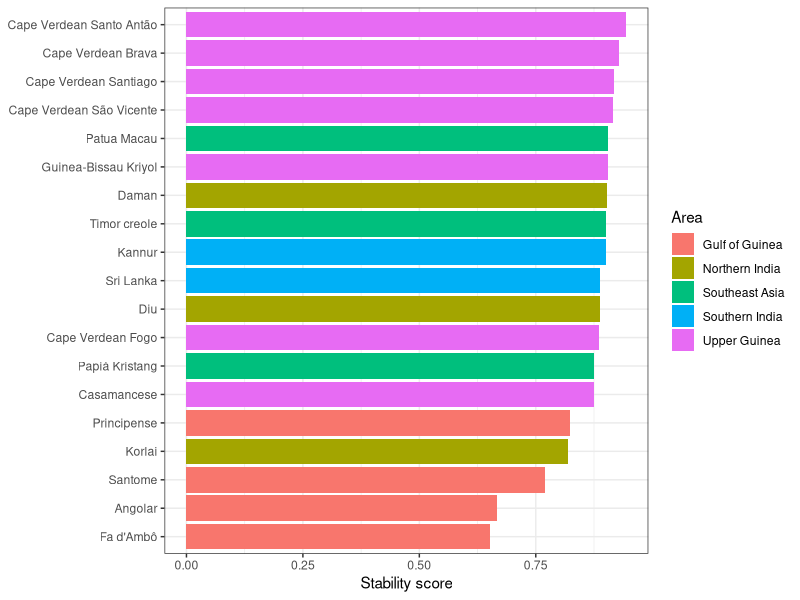
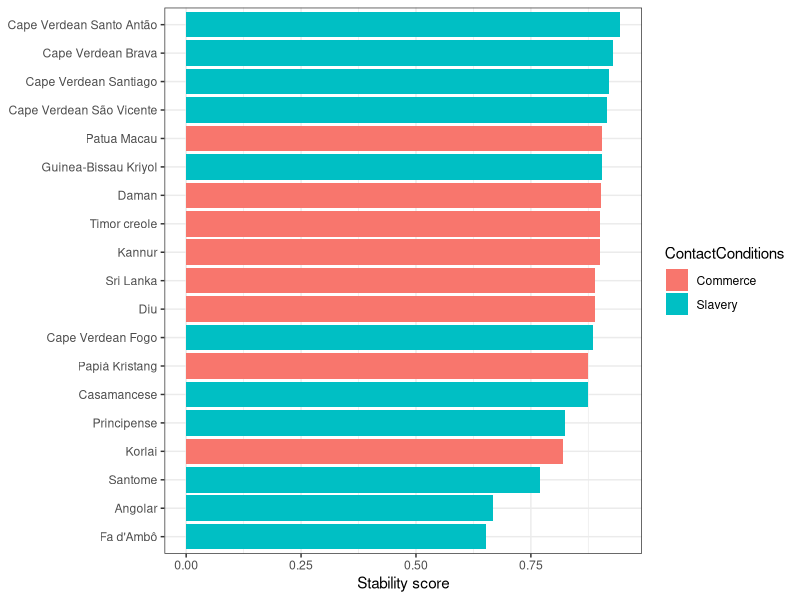
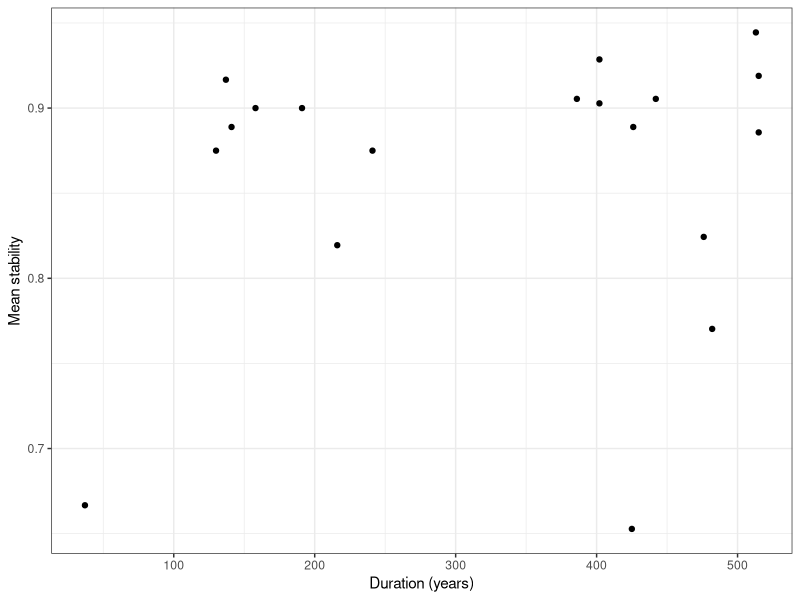
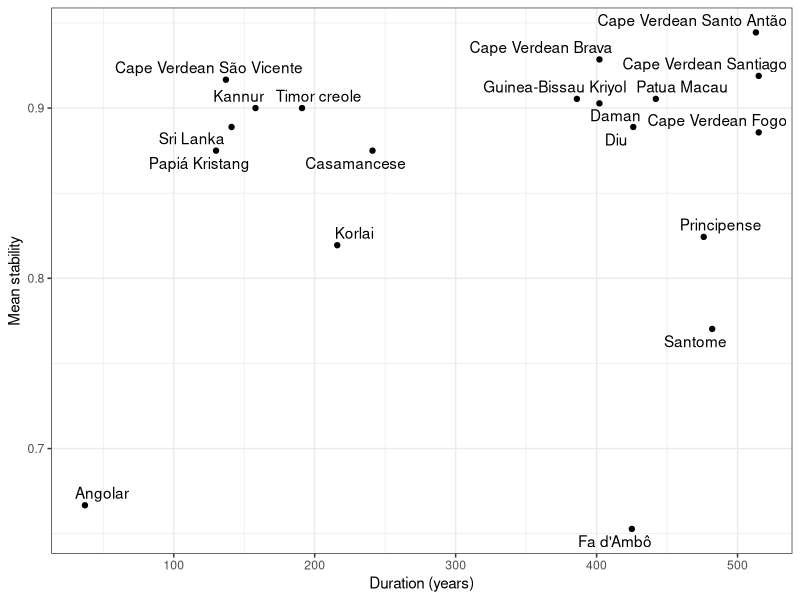
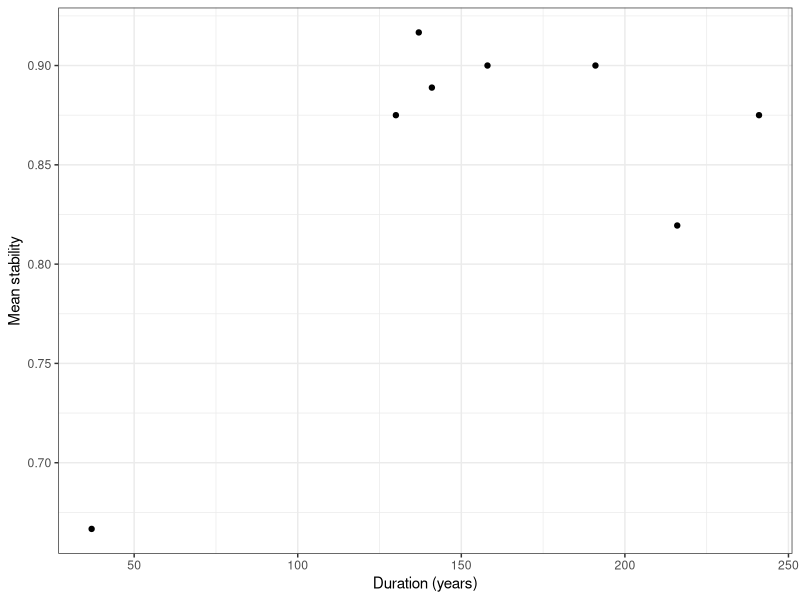
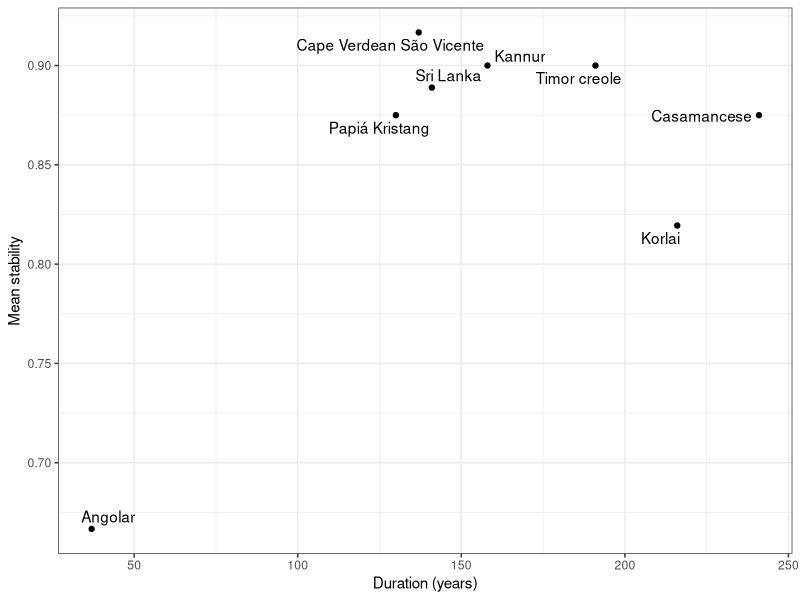
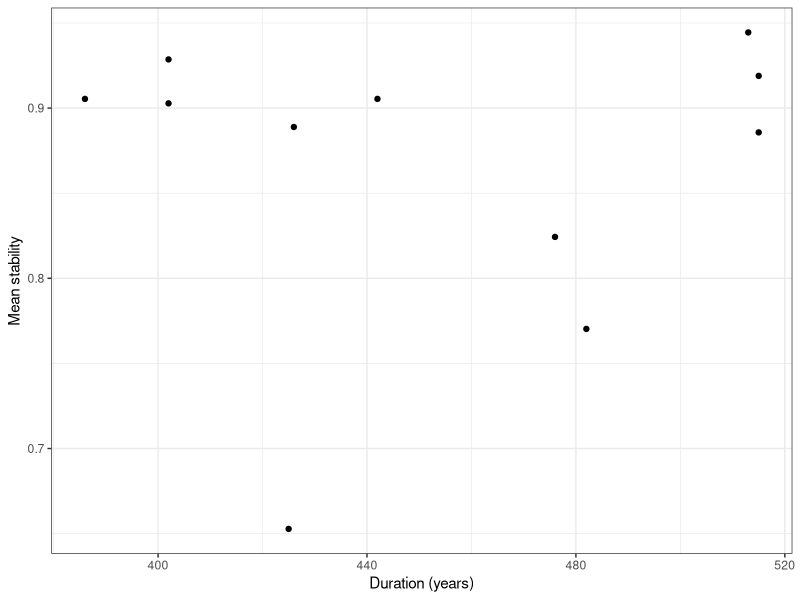
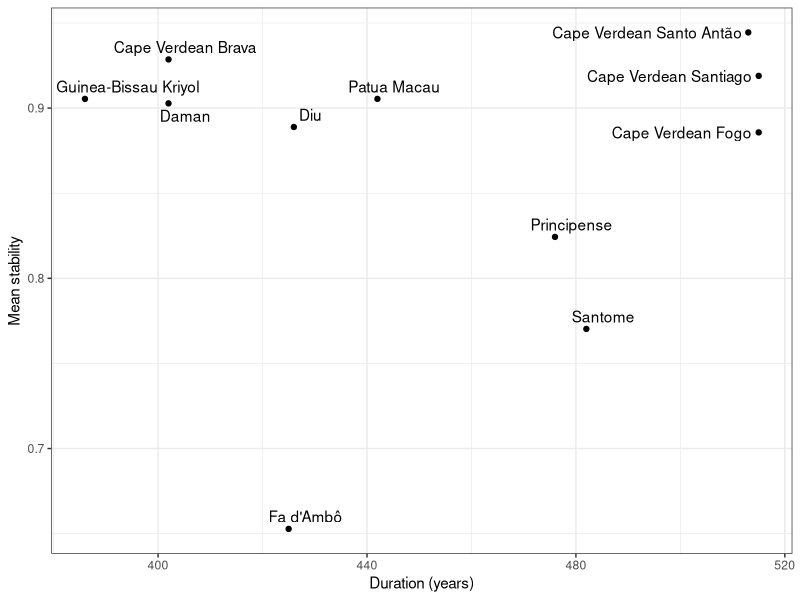

Recreate these plots in R, in order. (Note: this script raises an error after producing the figures.)
## ---- chunk 1
library(tidyverse)
library(knitr)
library(ggrepel)
library(lmerTest)
library(mgcv)

# Set the theme for all figures
theme_set(theme_bw())
## ---- chunk 2
database <- read_csv("database.csv")
## ---- chunk 3
database %>%
  head() %>%
  kable()
## ---- chunk 4
database$duration <- database$`EndOfInfluence` - database$`FirstMajorSettlement`
## ---- chunk 5
database <- mutate(database, GlobalStability = (PlaceStability + MannerStability) / 2)
## ---- chunk 6
database <- database %>% 
  mutate(duration_group = ifelse(duration <= 250, "short", "long"))
## ---- chunk 7
database <- database %>% 
  mutate(categorical_stability = ifelse(PlaceStability == 1 & MannerStability == 1, 
                                        "no manner/no place", NA))

database <- database %>% 
  mutate(categorical_stability = ifelse(PlaceStability == 1 & MannerStability == 0, 
                                        "manner/no place", categorical_stability))

database <- database %>% 
  mutate(categorical_stability = ifelse(PlaceStability == 0 & MannerStability == 1, 
                                        "no manner/place", categorical_stability))

database <- database %>% 
  mutate(categorical_stability = ifelse(PlaceStability == 0 & MannerStability == 0, 
                                        "manner/place", categorical_stability))

table(database$categorical_stability)
## ---- chunk 8
creole_stability <- database %>%
  group_by(Language, Area, duration, duration_group, ContactConditions) %>%
  summarize(MeanStability = mean(GlobalStability, na.rm = TRUE))
  
write_csv(creole_stability, 'creole_stability.csv')
## ---- chunk 9
ggplot(creole_stability) +
  geom_bar(aes(x = MeanStability, y = reorder(Language, MeanStability), fill = Area),
    stat = "identity", show.legend = TRUE) +
  theme(axis.title.y = element_blank()) +
  labs(x = "Stability score")
## ---- chunk 10
table(creole_stability$Area)
## ---- chunk 11
ggplot(creole_stability) +
  geom_bar(aes(x = MeanStability, y = reorder(Language, MeanStability), 
               fill = ContactConditions), stat = "identity", show.legend = TRUE
  ) +
  theme(axis.title.y = element_blank()) +
  labs(x = "Stability score")
## ---- chunk 12
ggplot(creole_stability, aes(x = duration, y = MeanStability)) +
  geom_point() +
  xlab("Duration (years)") +
  ylab("Mean stability")
## ---- chunk 13
ggplot(creole_stability, aes(x = duration, y = MeanStability)) +
  geom_point() +
  geom_text_repel(aes(label = creole_stability$Language)) +
  xlab("Duration (years)") +
  ylab("Mean stability")
## ---- chunk 14
msd <- lm(MeanStability ~ duration, data = creole_stability)
summary(msd)
## ---- chunk 15
tmp_short <- creole_stability %>% filter(duration <= 250)
tmp_long <- creole_stability %>% filter(duration > 250)
## ---- chunk 16
ggplot(tmp_short, aes(x = duration, y = MeanStability)) +
  geom_point() +
  xlab("Duration (years)") +
  ylab("Mean stability")

ggplot(tmp_short, aes(x = duration, y = MeanStability)) +
  geom_point() +
  geom_text_repel(aes(label = tmp_short$Language)) +
  xlab("Duration (years)") +
  ylab("Mean stability")
## ---- chunk 17
ggplot(tmp_long, aes(x = duration, y = MeanStability)) +
  geom_point() +
  xlab("Duration (years)") +
  ylab("Mean stability")

ggplot(tmp_long, aes(x = duration, y = MeanStability)) +
  geom_point() +
  geom_text_repel(aes(label = tmp_long$Language)) +
  xlab("Duration (years)") +
  ylab("Mean stability")
## ---- chunk 18
msd <- lm(MeanStability ~ duration + duration_group * duration, data = creole_stability)
summary(msd)
## ---- chunk 19
ggplot(creole_stability, aes(x = duration, y = MeanStability, color = duration_group)) +
  geom_smooth(method = "lm") +
  geom_point() +
  xlab("Duration (years)") +
  ylab("Mean stability") +
  labs(color = "Duration group")
## ---- chunk 20
# Factorize duration_group
creole_stability$duration_group <- as.factor(creole_stability$duration_group)

# Model with an interaction between duration_group and duration
# (with maximum of cubic-spline fit)
msd.gam <- gam(MeanStability ~ duration_group + s(duration, k = 3) + 
                 s(duration, by = duration_group, k = 3), data = creole_stability)

summary(msd.gam)

plot(msd.gam, all.terms = T, shade = T, pages = 1)

qqnorm(resid(msd.gam))
qqline(resid(msd.gam))

msd.gam.trimmed <- gam(MeanStability ~ duration_group + s(duration, k = 3) 
                       + s(duration, by = duration_group, k = 3), 
                       data = creole_stability %>% filter(MeanStability > 0.7))

summary(msd.gam.trimmed)

plot(msd.gam.trimmed, sel = 1, shade = T, ylab = "Effect on mean stability", 
     xlab = "Duration of influence", residuals = T, main = "Main effect of duration", 
     cex = 5, pch = ".", col = "dodgerblue")
abline(h = 0, lty = 2, col = "red")

plot(msd.gam.trimmed, sel = 2, shade = T, ylab = "Effect on mean stability", 
     xlab = "Duration of influence", main = "Long-term influence", col = "dodgerblue")
abline(h = 0, lty = 2, col = "red")

plot(msd.gam.trimmed, sel = 3, shade = T, ylab = "Effect on mean stability", 
     xlab = "Duration of influence", main = "Short-term influence", col = "dodgerblue")
abline(h = 0, lty = 2, col = "red")

# (dotted lines indicate error)
plot(msd.gam.trimmed, all.terms = T, sel = 4, ylab = "Effect on mean stability", 
     xlab = "Duration group", main = "Main effect of duration group")

# checking out the model performance
qqnorm(resid(msd.gam.trimmed))
qqline(resid(msd.gam.trimmed)) # meh
## ---- chunk 21
ggplot(database, aes(duration, MannerStability, colour = duration_group)) +
  geom_point() +
  geom_smooth(method = "lm") +
  facet_wrap(~Class) +
  xlab("Duration (years)") +
  ylab("Manner stability") +
  labs(color = "Duration")
## ---- chunk 22
ggplot(database, aes(duration, GlobalStability, colour = duration_group)) +
  geom_point() +
  geom_smooth() +
  facet_wrap(~Class) +
  xlab("Duration (years)") +
  ylab("Global stability") +
  labs(color = "Duration")
## ---- chunk 23
ggplot(database, aes(duration, PlaceStability, colour = duration_group)) +
  geom_point() +
  geom_smooth(method = "lm") +
  facet_wrap(~LexifierPhoneme) +
  xlab("Duration (years)") +
  ylab("Place stability") +
  labs(color = "Duration")
## ---- chunk 24
ggplot(database, aes(duration, MannerStability, colour = duration_group)) +
  geom_point() +
  geom_smooth() +
  facet_wrap(~LexifierPhoneme) +
  xlab("Duration (years)") +
  ylab("Mean stability") +
  labs(color = "Duration")
## ---- chunk 25
ggplot(database, aes(duration, GlobalStability, colour = duration_group)) +
  geom_point() +
  geom_smooth() +
  facet_wrap(~LexifierPhoneme) +
  xlab("Duration (years)") +
  ylab("Global stability") +
  labs(color = "Duration")
## ---- chunk 26
place_results <- database %>%
  group_by(LexifierPhoneme) %>%
  summarize(mplace = mean(PlaceStability, na.rm = TRUE))
manner_results <- database %>%
  group_by(LexifierPhoneme) %>%
  summarize(mmanner = mean(MannerStability, na.rm = TRUE))

consonant_stability <- left_join(place_results, manner_results, by = "LexifierPhoneme")

class <- c("stop", "stop", "fricative", "stop", "stop", "lateral","nasal", "nasal", "stop", "rhotic","fricative", "stop","affricate", "fricative", "fricative","nasal", "rhotic", "lateral", "fricative")

consonant_stability_class <- cbind(consonant_stability, class)
## ---- chunk 27
ggplot(consonant_stability, aes(y = mmanner, x = mplace)) +
  geom_point(position = "dodge", aes(color = class)) +
  geom_text_repel(aes(label = LexifierPhoneme), size = 4) +
  xlab("Mean stability (place of articulation)") +
  ylab("Mean stability (manner of articulation)") +
  labs(color = "Segment class")
## ---- chunk 28
lm_manner_place <- lm(mplace~mmanner, data=consonant_stability)

summary(lm_manner_place)

manner_place_lmplot <- ggplot(consonant_stability, aes(y = mmanner, x = mplace, label = LexifierPhoneme)) +
  geom_point(position= "dodge") + 
  geom_smooth(method = lm)+
  geom_text(aes(label=LexifierPhoneme), hjust=3, vjust=0)

print(manner_place_lmplot + labs(y = "Manner Stability", x = "Place Stability"))
## ---- chunk 29
consonant_global_stability <- mutate(consonant_stability_class, 
                                     mglobal = (mmanner + mplace) / 2)

write.csv(consonant_global_stability, "consonant_global_stability.csv", row.names=FALSE)

ggplot(consonant_global_stability) +
  geom_bar(aes(
    x = mglobal,
    y = reorder(LexifierPhoneme, mglobal),
    fill = class
  ), stat = "identity", show.legend = TRUE) +
  labs(x = "Stability score", y = "Phoneme", fill = "Manner")
## ---- chunk 30

ggplot(consonant_global_stability, aes(x = class, y = mglobal, fill = class)) +
  geom_smooth(method = "lm") +
  geom_violin() +
   geom_dotplot(binaxis = "y",
               stackdir = "center",
               dotsize = 0.5)
## ---- chunk 31
ggplot(consonant_global_stability, aes(x = class, y = mmanner, fill = class)) +
  geom_smooth(method = "lm") +
  geom_violin() +
   geom_dotplot(binaxis = "y",
               stackdir = "center",
               dotsize = 0.5) +
  theme(legend.position="none") +
 stat_summary(fun.y=mean, geom="point", size=2, shape=16)
## ---- chunk 32

place <- c("labial", "alveolar", "labiodental", "velar", "velar", "alveolar", "labial", "alveolar", "labial", "alveolar", "alveolar", "alveolar", "palatal", "labiodental", "alveolar", "palatal", "alveolar", "palatal", "palatal")

consonant_stability_place <- cbind(consonant_global_stability, place)

ggplot(consonant_stability_place, aes(x = place, y = mglobal, fill = place)) +
  geom_smooth(method = "lm") +
  geom_violin() +
   geom_dotplot(binaxis = "y",
               stackdir = "center",
               dotsize = 0.5) +
  theme(legend.position="none")

## ---- chunk 33
ggplot(consonant_stability_place, aes(x = place, y = mplace, fill = place)) +
  geom_smooth(method = "lm") +
  geom_violin()  +
   geom_dotplot(binaxis = "y",
               stackdir = "center",
               dotsize = 0.5)  +
  theme(legend.position="none") +
  ylab("Place stability score") +
  xlab("Place of articulation") +
 stat_summary(fun.y=mean, geom="point", size=2, shape=16)
## ---- chunk 34
# qplot(x = duration, y = MeanStability, data = consonant_global_stability, color = duration_group) +
#  geom_smooth(method = "lm") 
## ---- chunk 35
# Factorizing
mod.db <- database %>%
  as.data.frame() %>%
  mutate(
    categorical_stability = as.factor(categorical_stability),
    Lexifier = as.factor(Lexifier),
    CreolePhoneme = as.factor(CreolePhoneme),
    Language = as.factor(Language)
  )

# Remove singletons/doubletons
# goodies = names(table(mod.db$CreolePhoneme)>2)

# mod.db = mod.db %>%
#         filter(CreolePhoneme %in% goodies)
## ---- chunk 36
plot(mod.db$categorical_stability, mod.db$duration, notch = T)
## ---- chunk 37
table(mod.db$categorical_stability)

# Place stability
cat.mod.place <- glmer(PlaceStability ~ log(duration) + (1 | CreolePhoneme), 
                       data = mod.db, family = "binomial")

summary(cat.mod.place)

# Manner stability
cat.mod.manner <- glmer(MannerStability ~ log(duration) + (1 | CreolePhoneme), 
                        data = mod.db, family = "binomial")

summary(cat.mod.manner)

# Duration group
cat.mod.group <- glmer(as.factor(duration_group) ~ PlaceStability + 
                         MannerStability + (1 | CreolePhoneme), 
                       data = mod.db, family = "binomial", nAGQ = 0)

summary(cat.mod.group)
## ---- chunk 38
data_by_position <- database %>%
  select(Position, LexifierPhoneme, PlaceStability, MannerStability) %>%
  mutate(Position = tolower(Position))

data_by_position$PlaceStability <- as.numeric(data_by_position$PlaceStability)

data_by_position$MannerStability <- as.numeric(data_by_position$MannerStability)
## ---- chunk 39
position_stability <- mutate(data_by_position, GlobalStability = 
                               (PlaceStability + MannerStability) / 2)

position_results <- position_stability %>%
  group_by(LexifierPhoneme, Position) %>%
  summarize(m = mean(GlobalStability, na.rm = TRUE))
## ---- chunk 40
position_results$Position <- factor(position_results$Position, 
                                    levels = c("word-initial", 
                                               "word-medial", 
                                               "word-final"))

ggplot(position_results, aes(x = LexifierPhoneme, y = m, fill = Position)) +
  geom_col(position = position_dodge2(width = 0.9, preserve = "single")) +
  theme(
    axis.title.x = element_blank(),
    axis.title.y = element_blank()
  ) +
  labs(x = "Lexifier phoneme", y = "Mean stability", fill = "Word position")
## ---- chunk 41
ggplot(position_results) +
  geom_bar(
    aes(
      x = m,
      y = reorder(LexifierPhoneme, m),
      fill = Position
    ),
    stat = "identity",
    show.legend = TRUE,
    position = "dodge2"
  ) +
  labs(x = "Stability score", y = "Phoneme", fill = "Word position")
## ---- chunk 42
position_results1 <- position_results %>% 
  pivot_wider(names_from = Position, values_from = m)

different_position <- subset(position_results1, position_results1$`word-initial` 
                             != position_results1$`word-medial` | 
                               position_results1$`word-final` 
                             != position_results1$`word-medial`)

different_position_results <- different_position %>% 
  pivot_longer(c(`word-initial`, `word-medial`, `word-final`), 
               names_to = "Position", values_to = "m")

different_position_results$Position <- factor(different_position_results$Position, 
                                              levels = c("word-initial", 
                                                         "word-medial", 
                                                         "word-final"))

ggplot(
  different_position_results,
  aes(x = LexifierPhoneme, y = m, fill = Position)
) +
  geom_col(position = position_dodge2(width = 0.9, preserve = "single")) +
  labs(x = "Lexifier phoneme", y = "Mean stability", fill = "Word position")
## ---- chunk 43
ggplot(different_position_results) +
  geom_bar(
    aes(
      x = m,
      y = reorder(LexifierPhoneme, m),
      fill = Position
    ),
    stat = "identity",
    show.legend = TRUE,
    position = "dodge2"
  ) +
  labs(x = "Stability score", y = "Phoneme", fill = "Word position")
## ---- chunk 44
m <- lm(MeanStability ~ ContactConditions, data = creole_stability)
summary(m)
## ---- chunk 45
ggplot(creole_stability, aes(x = ContactConditions, y = MeanStability, 
                             fill = ContactConditions)) +
  geom_smooth(method = "lm") +
  geom_violin() +
  geom_dotplot(binaxis = "y",
               stackdir = "center",
               dotsize = 0.5)  +
  theme(legend.position="none")
## ---- chunk 46
m <- lm(MeanStability ~ duration + ContactConditions * duration, 
        data = creole_stability)
summary(m)
## ---- chunk 47
ggplot(creole_stability, aes(x = duration, y = MeanStability, 
                             color = ContactConditions)) +
  geom_smooth(method = "lm") +
  geom_point() +
  xlab("Duration (years)") +
  ylab("Mean stability") +
  labs(color = "Contact conditions")
